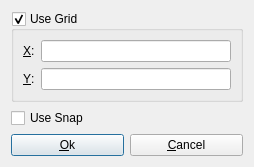
<?xml version="1.0" encoding="UTF-8"?>
<ui version="4.0">
 <class>GridDialog</class>
 <widget class="QDialog" name="GridDialog">
  <property name="geometry">
   <rect>
    <x>0</x>
    <y>0</y>
    <width>254</width>
    <height>164</height>
   </rect>
  </property>
  <property name="windowTitle">
   <string>Dialog</string>
  </property>
  <layout class="QVBoxLayout" name="verticalLayout">
   <item>
    <widget class="QGroupBox" name="groupBox">
     <property name="sizePolicy">
      <sizepolicy hsizetype="Preferred" vsizetype="Preferred">
       <horstretch>0</horstretch>
       <verstretch>0</verstretch>
      </sizepolicy>
     </property>
     <property name="layoutDirection">
      <enum>Qt::LeftToRight</enum>
     </property>
     <property name="title">
      <string>Use Grid</string>
     </property>
     <property name="flat">
      <bool>false</bool>
     </property>
     <property name="checkable">
      <bool>true</bool>
     </property>
     <layout class="QGridLayout" name="gridLayout">
      <item row="0" column="0">
       <widget class="QLabel" name="xLabel">
        <property name="text">
         <string>&amp;X:</string>
        </property>
        <property name="buddy">
         <cstring>xLineEdit</cstring>
        </property>
       </widget>
      </item>
      <item row="0" column="1">
       <widget class="QLineEdit" name="xLineEdit"/>
      </item>
      <item row="1" column="0">
       <widget class="QLabel" name="yLabel">
        <property name="text">
         <string>&amp;Y:</string>
        </property>
        <property name="buddy">
         <cstring>yLineEdit</cstring>
        </property>
       </widget>
      </item>
      <item row="1" column="1">
       <widget class="QLineEdit" name="yLineEdit"/>
      </item>
     </layout>
    </widget>
   </item>
   <item>
    <widget class="QCheckBox" name="checkBox">
     <property name="text">
      <string>Use Snap</string>
     </property>
    </widget>
   </item>
   <item>
    <layout class="QHBoxLayout" name="horizontalLayout">
     <item>
      <widget class="QPushButton" name="okButton">
       <property name="text">
        <string>&amp;Ok</string>
       </property>
       <property name="icon">
        <iconset resource="D:/python projects/pyside2 practice/GridDialog.qrc">
         <normaloff>:/images/ok.png</normaloff>:/images/ok.png</iconset>
       </property>
      </widget>
     </item>
     <item>
      <widget class="QPushButton" name="cancelButton">
       <property name="text">
        <string>&amp;Cancel</string>
       </property>
       <property name="icon">
        <iconset resource="D:/python projects/pyside2 practice/GridDialog.qrc">
         <normaloff>:/images/cancel.jpg</normaloff>:/images/cancel.jpg</iconset>
       </property>
      </widget>
     </item>
    </layout>
   </item>
  </layout>
 </widget>
 <resources>
  <include location="D:/python projects/pyside2 practice/GridDialog.qrc"/>
 </resources>
 <connections>
  <connection>
   <sender>okButton</sender>
   <signal>clicked()</signal>
   <receiver>GridDialog</receiver>
   <slot>accept()</slot>
   <hints>
    <hint type="sourcelabel">
     <x>93</x>
     <y>137</y>
    </hint>
    <hint type="destinationlabel">
     <x>98</x>
     <y>161</y>
    </hint>
   </hints>
  </connection>
  <connection>
   <sender>cancelButton</sender>
   <signal>clicked()</signal>
   <receiver>GridDialog</receiver>
   <slot>reject()</slot>
   <hints>
    <hint type="sourcelabel">
     <x>194</x>
     <y>134</y>
    </hint>
    <hint type="destinationlabel">
     <x>204</x>
     <y>161</y>
    </hint>
   </hints>
  </connection>
  <connection>
   <sender>groupBox</sender>
   <signal>toggled(bool)</signal>
   <receiver>checkBox</receiver>
   <slot>setEnabled(bool)</slot>
   <hints>
    <hint type="sourcelabel">
     <x>40</x>
     <y>17</y>
    </hint>
    <hint type="destinationlabel">
     <x>21</x>
     <y>102</y>
    </hint>
   </hints>
  </connection>
 </connections>
</ui>
